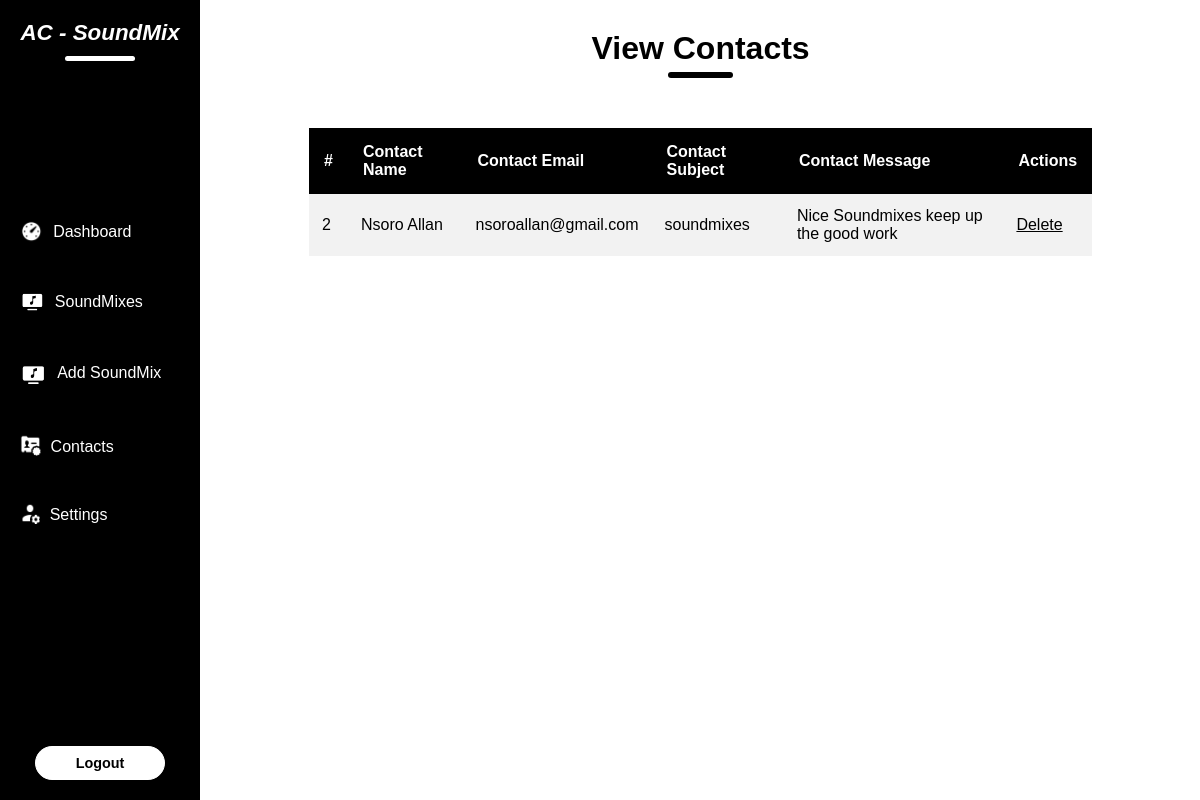
The app's page /admin/view_contacts.php (signed in), older data.
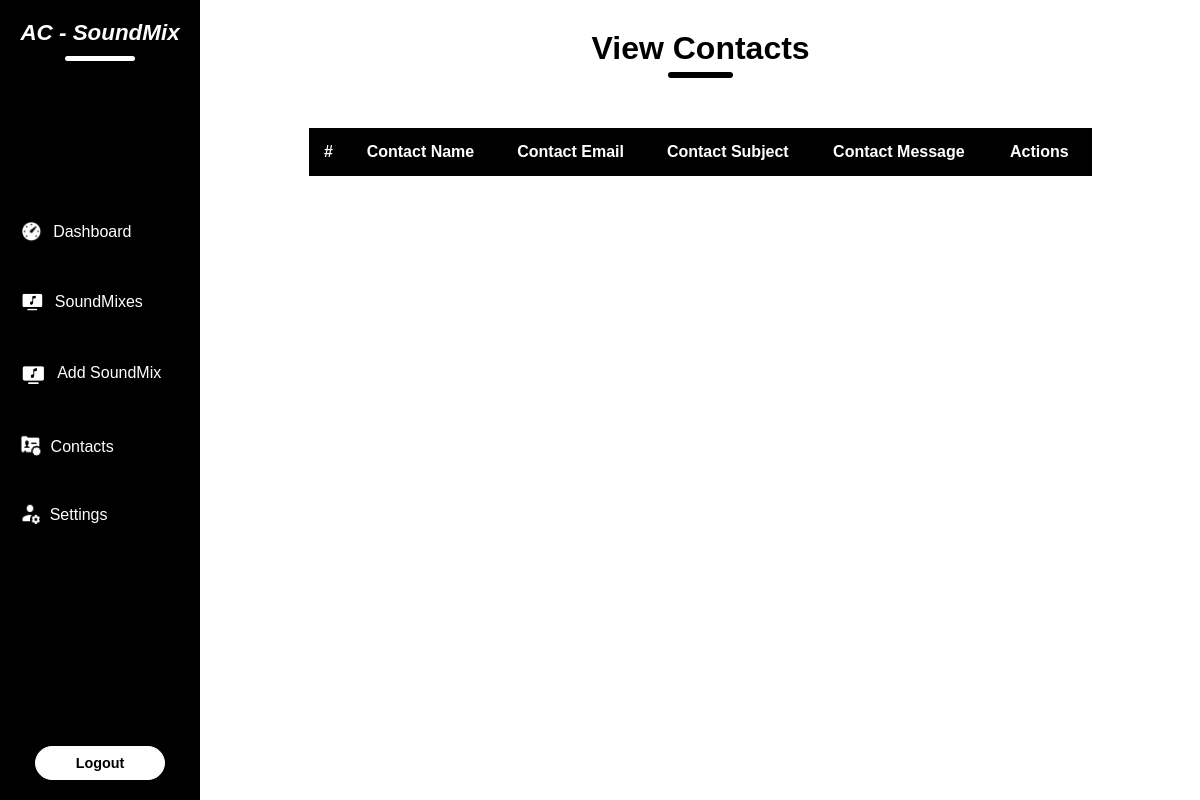
The same page, newer data.
### tables this page shows
CREATE TABLE `contacts` (
  `id` int(11) NOT NULL,
  `name` varchar(100) NOT NULL,
  `email` varchar(100) NOT NULL,
  `subject` varchar(100) NOT NULL,
  `message` varchar(1000) NOT NULL
);

### admin/view_contacts.php (the view, shortened to what this page needs)
<?php
include("connection.php");
?>
<!DOCTYPE html>
<html lang="en">
<head>
    <link rel="stylesheet" href="style.css">
</head>
<body>
  <?php
  include("header.php");
  ?>
<div class="middle-main-container">
<div class="soundmix-container">
    <div class="soundmix-title">
        <h1>View Contacts</h1>
        <div class="line"></div>
    </div>
    <div class="soundmix-content-table">
        <table>
            <tr>
                <th>#</th>
                <th>Contact Name</th>
                <th>Contact Email</th>
                <th>Contact Subject</th>
                <th>Contact Message</th>
                <th>Actions</th>
            </tr>
            <?php
             $query = mysqli_query($con,"select * from contacts");
             while($row = mysqli_fetch_array($query))
             {
            ?>
            <tr>
            <td><?php echo $row['id']; ?></td>
            <td><?php echo $row['name']; ?></td>
            <td><?php echo $row['email']; ?></td>
            <td><?php echo $row['subject']; ?></td>
            <td><?php echo $row['message']; ?></td>
            <td>
            <a href="delete_contact.php?id=<?php echo $row['id']?>">Delete</a>
            </td>
            </tr>
            <?php
            }
            ?>
        </table>
    </div>
</div>
</div>
</body>
</html>

Row changes from the older to the newer data that the page shows:
removed contacts: id "2", name "Nsoro Allan", email "nsoroallan@gmail.com", subject "soundmixes", message "Nice Soundmixes keep up the good work"
